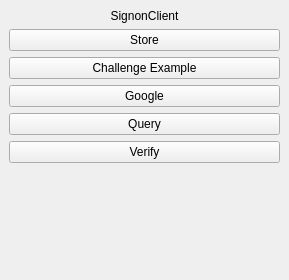
<?xml version="1.0" encoding="UTF-8"?>
<ui version="4.0">
 <class>SignonClient</class>
 <widget class="QWidget" name="SignonClient">
  <property name="geometry">
   <rect>
    <x>0</x>
    <y>0</y>
    <width>289</width>
    <height>280</height>
   </rect>
  </property>
  <property name="windowTitle">
   <string>SignonClient</string>
  </property>
  <layout class="QVBoxLayout" name="verticalLayout_2">
   <property name="spacing">
    <number>6</number>
   </property>
   <property name="margin">
    <number>9</number>
   </property>
   <item>
    <widget class="QLabel" name="label">
     <property name="text">
      <string>SignonClient</string>
     </property>
     <property name="alignment">
      <set>Qt::AlignCenter</set>
     </property>
    </widget>
   </item>
   <item>
    <widget class="QPushButton" name="store">
     <property name="text">
      <string>Store</string>
     </property>
    </widget>
   </item>
   <item>
    <widget class="QPushButton" name="challenge">
     <property name="text">
      <string>Challenge Example</string>
     </property>
    </widget>
   </item>
   <item>
    <widget class="QPushButton" name="google">
     <property name="text">
      <string>Google</string>
     </property>
    </widget>
   </item>
   <item>
    <widget class="QPushButton" name="query">
     <property name="text">
      <string>Query</string>
     </property>
    </widget>
   </item>
   <item>
    <widget class="QPushButton" name="verify">
     <property name="text">
      <string>Verify</string>
     </property>
    </widget>
   </item>
   <item>
    <spacer name="verticalSpacer">
     <property name="orientation">
      <enum>Qt::Vertical</enum>
     </property>
     <property name="sizeHint" stdset="0">
      <size>
       <width>20</width>
       <height>40</height>
      </size>
     </property>
    </spacer>
   </item>
  </layout>
 </widget>
 <resources/>
 <connections/>
</ui>
